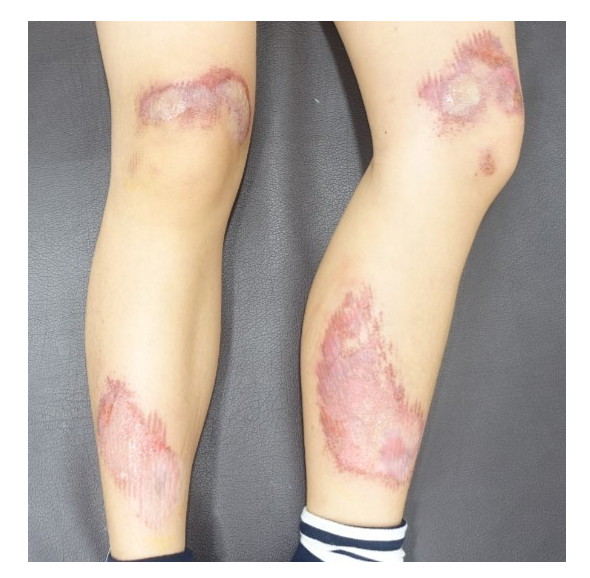
#> input picture patient_image.png, 590 x 578 px
$ python find_pat.py
#> lines starting #> are read from the running program, lines starting #| are printed output that depends on the picture; after the words box and inside, x2 and y2 are one past the last pixel; in counts of white or black regions, pixels touching at a corner belong together
import cv2
import numpy as np


def grab_cut(image_path):
    # 이미지 로드와 기본적인 오류 처리
#> called with image_path = 'patient_image.png'
    image = cv2.imread(image_path)
#> image is the input picture: shape (578, 590, 3); mean B, G, R 165.3, 174.7, 186.6
    if image is None:
        raise FileNotFoundError(f"Image at {image_path} could not be loaded.")

    # 초기 마스크와 모델을 생성하여 GrabCut 알고리즘 적용
    mask = np.zeros(image.shape[:2], np.uint8)
    bgdModel = np.zeros((1, 65), np.float64)
    fgdModel = np.zeros((1, 65), np.float64)
    rect = (10, 10, image.shape[1] - 20, image.shape[0] - 20)
#> rect = (10, 10, 570, 558)
    cv2.grabCut(image, mask, rect, bgdModel, fgdModel, 5, cv2.GC_INIT_WITH_RECT)
    mask2 = np.where((mask == 2) | (mask == 0), 0, 1).astype('uint8')
    result_image = image * mask2[:, :, np.newaxis]
    return result_image


def preprocess_image(image):
    # 이미지 명암 대비 증가
    lab = cv2.cvtColor(image, cv2.COLOR_BGR2LAB)
#> lab: shape (578, 590, 3); mean of channels 0, 1, 2 145.1, 130.9, 134.2
    l, a, b = cv2.split(lab)
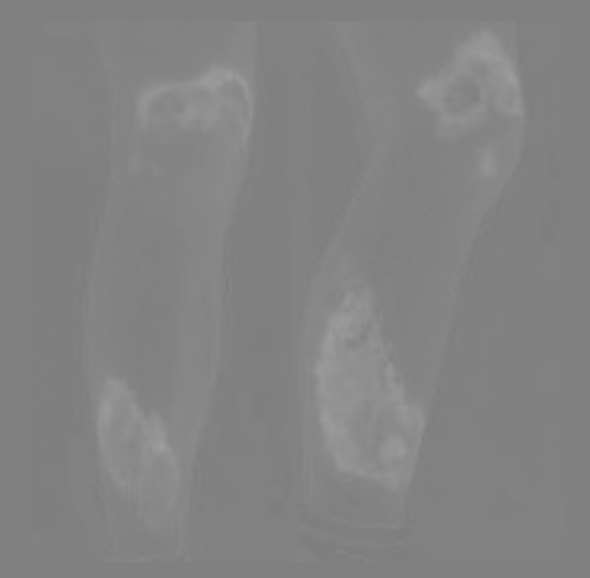
#> a: shape (578, 590); min 124, max 158, mean 130.9
    clahe = cv2.createCLAHE(clipLimit=3.0, tileGridSize=(8, 8))
    cl = clahe.apply(l)
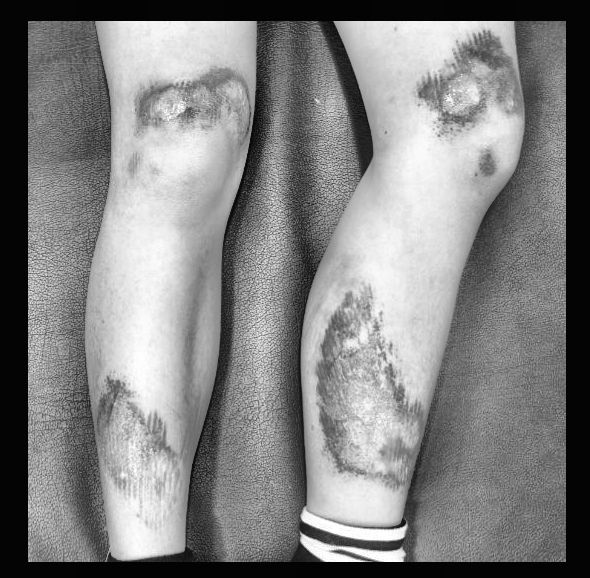
#> cl: shape (578, 590); min 3, max 255, mean 129.9
    limg = cv2.merge((cl, a, b))
#> limg: shape (578, 590, 3); mean of channels 0, 1, 2 129.9, 130.9, 134.2
    enhanced_img = cv2.cvtColor(limg, cv2.COLOR_LAB2BGR)
    return enhanced_img


def mark_wounds(image, template_paths):
    sift = cv2.SIFT_create()
    result_image = image.copy()

    for template_path in template_paths:
        template = cv2.imread(template_path, 0)
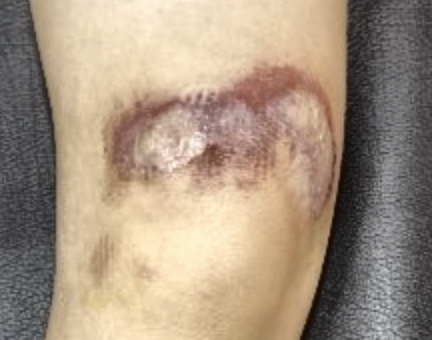
#> input picture immg2-1.png, 432 x 340 px
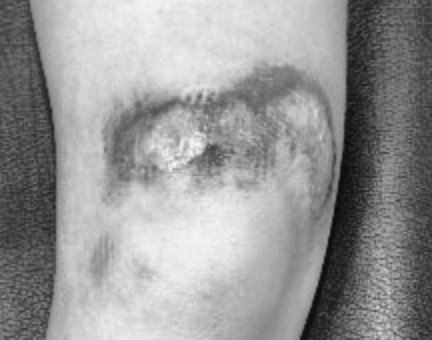
#> template: shape (340, 432); min 12, max 246, mean 150.8
        if template is None:
            raise FileNotFoundError(f"Template image at {template_path} could not be loaded.")

        kp_template, des_template = sift.detectAndCompute(template, None)
#> kp_template = 882 keypoints; strongest (x, y, size): (212, 157, 18), (196, 144, 13.1), (375, 311, 1.8), (199, 96, 4)
        kp_image, des_image = sift.detectAndCompute(image, None)
#> kp_image = 1051 keypoints; strongest (x, y, size): (396, 556, 9.5), (323, 552, 13.2), (398, 534, 8), (402, 560, 2.2)

        if des_template is None or des_image is None:
            continue  # Skip if no descriptors can be computed

        bf = cv2.BFMatcher()
        matches = bf.knnMatch(des_template, des_image, k=2)
#> matches = 882 matches
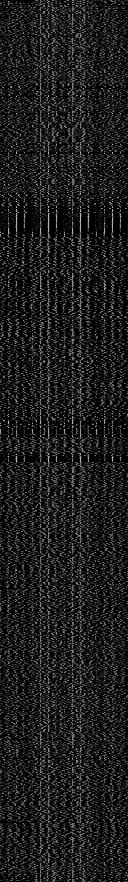
#> des_template: shape (882, 128) float32; min 0, max 202, mean 29.5

        # RANSAC을 사용한 이상치 제거
        good_matches = []
        for m, n in matches:
            if m.distance < 0.75 * n.distance:
                good_matches.append(m)
#> after the loop, good_matches = 56 matches

        if len(good_matches) > 4:
            src_pts = np.float32([kp_template[m.queryIdx].pt for m in good_matches]).reshape(-1, 1, 2)
#> src_pts = 56 rows, first 8: [37.11, 331.4], [37.82, 27.11], [50.15, 280], [53.34, 268.2], [58.45, 295.2], [100.3, 164.4], [101, 259.6], [127.6, 102.8]
            dst_pts = np.float32([kp_image[m.trainIdx].pt for m in good_matches]).reshape(-1, 1, 2)
#> dst_pts = 56 rows, first 8: [99.97, 201.2], [101.5, 48.34], [108.1, 174.9], [109.5, 168.9], [112.1, 182.4], [133.1, 117], [133.4, 164.5], [146.7, 86.29]

            M, mask = cv2.findHomography(src_pts, dst_pts, cv2.RANSAC, 5.0)
#> M = [[0.502, -0.00213, 82.8], [0.00103, 0.499, 34.83], [7.98e-06, -1.01e-05, 1]]; mask = 56 values, max 1 at index 0, min 0 at index 50, mean 0.964
            matchesMask = mask.ravel().tolist()
#> matchesMask has the same summary as mask

            # Draw bounding box in Red
            h, w = template.shape
#> h = 340; w = 432
            pts = np.float32([[0, 0], [0, h - 1], [w - 1, h - 1], [w - 1, 0]]).reshape(-1, 1, 2)
#> pts = [[0, 0], [0, 339], [431, 339], [431, 0]]
            dst = cv2.perspectiveTransform(pts, M)
#> dst = [[82.8, 34.83], [82.36, 204.7], [298.4, 204.4], [298.1, 35.16]]
            image = cv2.polylines(image, [np.int32(dst)], True, 255, 3, cv2.LINE_AA)
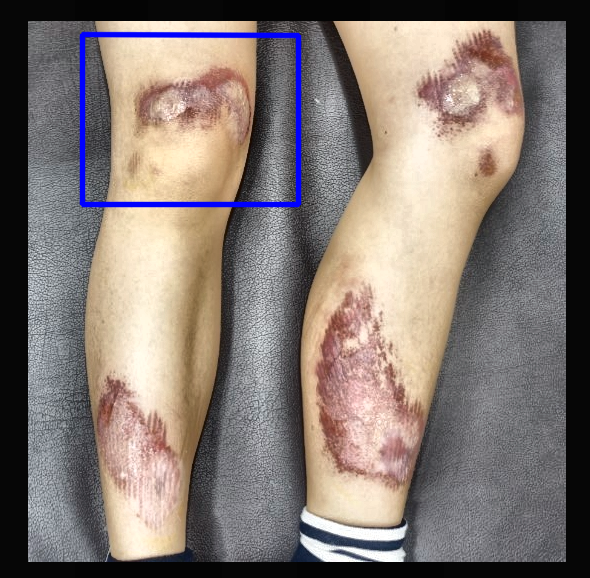
#> image: shape (578, 590, 3); mean B, G, R 115.1, 121.1, 132.3
        else:
            matchesMask = None
#> pass 2 of the loop in mark_wounds, `for template_path in template_paths:`:
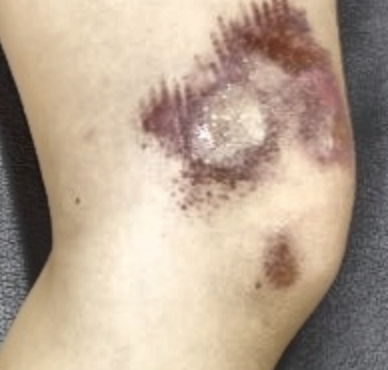
#> input picture immg2-2.png, 388 x 370 px
#> template: shape (370, 388)
#> kp_template = 339 keypoints; strongest (x, y, size): (37, 241, 32.9), (167, 117, 38), (280, 263, 26.5), (324, 30, 22.3)
#> kp_image = 1101 keypoints; strongest (x, y, size): (396, 556, 9.5), (323, 552, 13.2), (398, 534, 8), (402, 560, 2.2)
#> matches = 339 matches
#> in mark_wounds, `matches = bf.knnMatch(des_template, des_image, k=2)`:
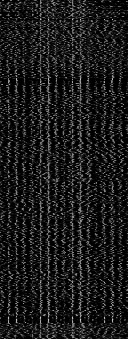
#> des_template: shape (339, 128) float32; min 0, max 204, mean 27
#> after the loop in mark_wounds, `for m, n in matches:`: good_matches = 94 matches
#> src_pts = 94 rows, first 8: [58.16, 251.7], [58.19, 224.7], [139.4, 123.6], [152.4, 90.76], [153.3, 100.4], [154.7, 142], [157.9, 88.85], [162.9, 82.99]
#> dst_pts = 94 rows, first 8: [375.8, 157.7], [375.9, 144.2], [416.6, 93.73], [423.1, 77.18], [423.6, 82.01], [424.3, 103], [425.9, 76.39], [428.4, 73.3]
#> M = [[0.502, 0.000474, 346.7], [0.000275, 0.5, 31.87], [3.61e-06, 6.82e-07, 1]]; mask = 94 values, max 1 at index 0, min 0 at index 48, mean 0.989
#> matchesMask has the same summary as mask
#> dst = [[346.7, 31.87], [346.8, 216.4], [540.4, 216.2], [540.4, 31.93]]
#> in mark_wounds, `image = cv2.polylines(image, [np.int32(dst)], True, 255, 3, cv2.LINE_AA)`:
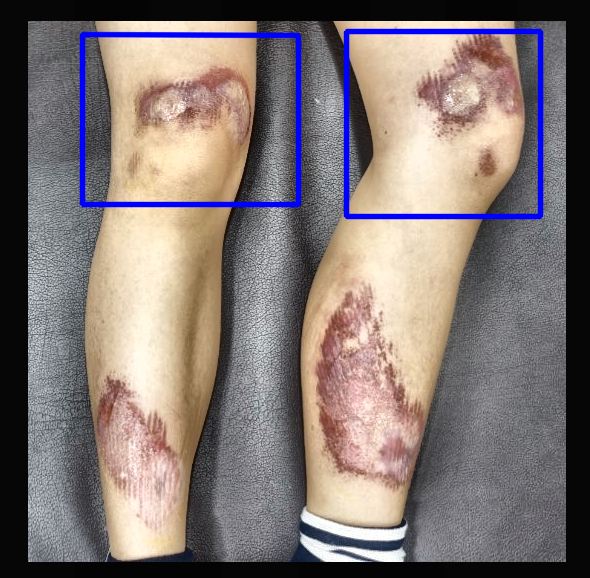
#> image: shape (578, 590, 3); 1.55% of pixels changed, all inside (x1, y1, x2, y2) = (343, 28, 544, 220)
#> pass 3 of the loop in mark_wounds, `for template_path in template_paths:`:
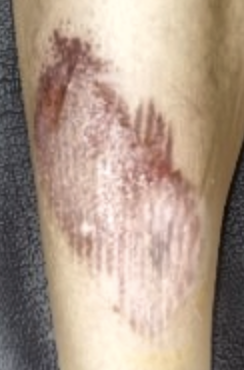
#> input picture immg2-3.png, 244 x 370 px
#> template: shape (370, 244)
#> kp_template = 435 keypoints; strongest (x, y, size): (73, 53, 24.5), (86, 228, 7.9), (124, 123, 6.6), (142, 177, 3.4)
#> kp_image = 1147 keypoints; strongest (x, y, size): (396, 556, 9.5), (323, 552, 13.2), (398, 534, 8), (402, 560, 2.2)
#> matches = 435 matches
#> in mark_wounds, `matches = bf.knnMatch(des_template, des_image, k=2)`:
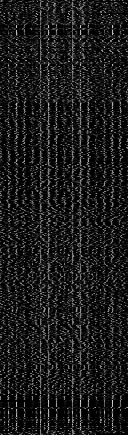
#> des_template: shape (435, 128) float32; min 0, max 213, mean 27
#> after the loop in mark_wounds, `for m, n in matches:`: good_matches = 113 matches
#> src_pts = 113 rows, first 8: [9.27, 106.6], [21.29, 54.26], [32.49, 204.3], [36.43, 57.85], [38, 178.6], [41.36, 79.22], [43.14, 201.2], [44.86, 307.6]
#> dst_pts = 113 rows, first 8: [84.54, 414.1], [90.35, 388], [96.21, 463.1], [98.2, 389.8], [98.85, 450.2], [100.5, 400.5], [101.4, 461.4], [339.6, 438.4]
#> M = [[0.501, -0.000527, 79.86], [0.00304, 0.499, 360.8], [8.58e-06, -3.59e-06, 1]]; mask = 113 values, max 1 at index 0, min 0 at index 7, mean 0.982
#> matchesMask has the same summary as mask
#> dst = [[79.86, 360.8], [79.77, 545.8], [201.3, 545.4], [201.3, 360.8]]
#> in mark_wounds, `image = cv2.polylines(image, [np.int32(dst)], True, 255, 3, cv2.LINE_AA)`:
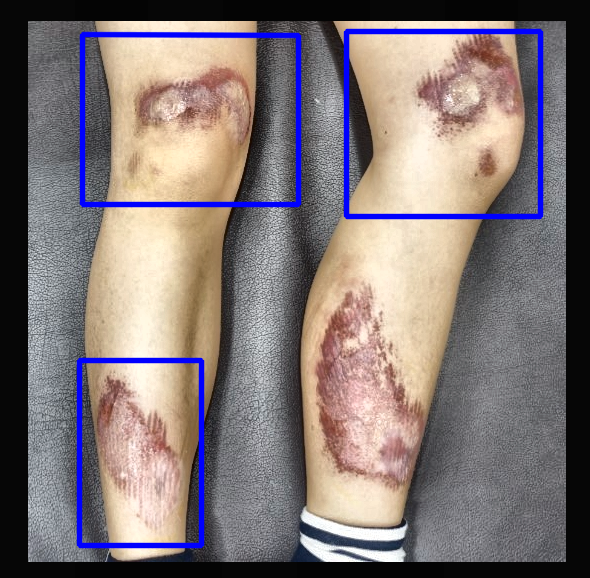
#> image: shape (578, 590, 3); 1.25% of pixels changed, all inside (x1, y1, x2, y2) = (76, 357, 205, 549)
#> the loop made 4 passes; the first 3 are shown

    return image


# 이 함수들을 실행하는 코드는 여기에 위치하게 됩니다.
# 예를 들면, 위에서 정의한 함수들을 호출하는 코드 조각입니다:
try:
    patient_image_path = 'patient_image.png'
    template_paths = ['immg2-1.png', 'immg2-2.png', 'immg2-3.png', 'immg2-4.png']

    patient_image = grab_cut(patient_image_path)
    preprocessed_image = preprocess_image(patient_image)
    result_image = mark_wounds(preprocessed_image, template_paths)
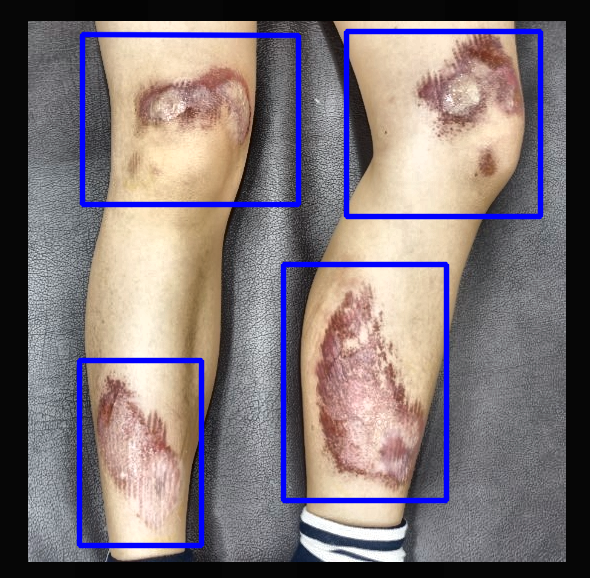
#> result_image: shape (578, 590, 3); mean B, G, R 119.7, 116.5, 127.3

    # 결과 이미지를 파일로 저장하거나 디스플레이 할 수 있습니다.
    cv2.imwrite('result_image.png', result_image)
    # cv2.imshow('Marked Wounds', result_image)
    # cv2.waitKey(0)
    # cv2.destroyAllWindows()
except Exception as e:
    print(f"An error occurred: {e}")
